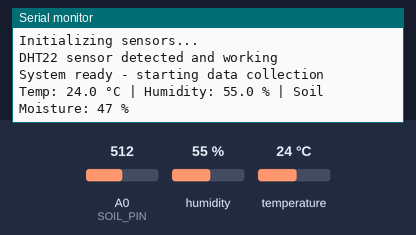
Recording of a program running on a simulated Arduino Mega 2560, built with avr-gcc and run on an emulated ATmega2560. On the bench: the last lines printed to the serial monitor. Inputs (shaded band) come from the test bench; at power-on: humidity 55 %, A0 (SOIL_PIN) = 512, temperature 24 °C.

Above: at 4.3 s.
4.4 s: humidity set to 22 %
At 6.8 s:
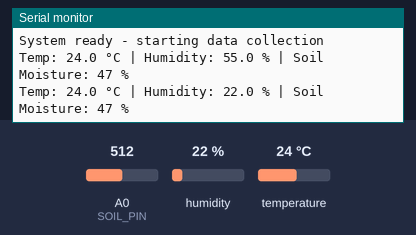
8.2 s: A0 (SOIL_PIN) set to 716
At 10.3 s:
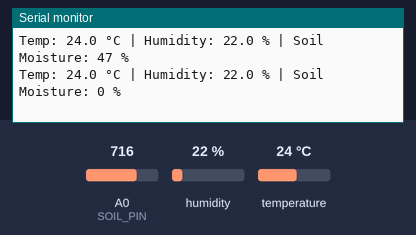
12.0 s: temperature set to 12 °C
At 12.6 s:
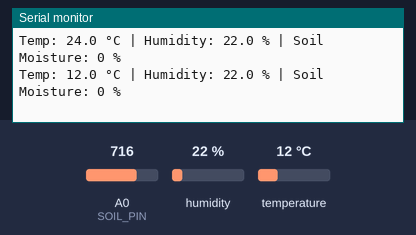
15.8 s: A0 (SOIL_PIN) set to 511
At 19.3 s:
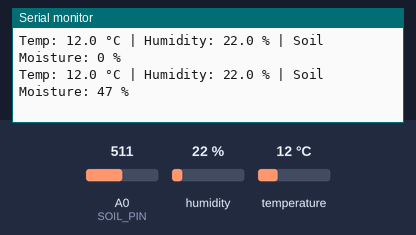
19.6 s: humidity set to 40 %
At 30.9 s:
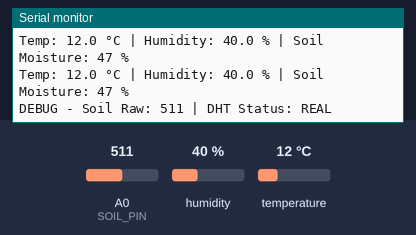
Timing chart, 0 to 32.0 s (numbered marks = the images above; inputs shaded):
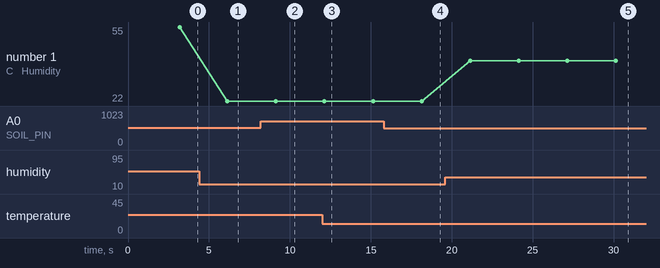

The program:

main.cpp
```cpp
/*
 * DHT22 + Soil Moisture Sensor for IoT Farm Monitoring System
 * Arduino Mega 2560 R3 Compatible
 *
 * Reads DHT22 (temperature & humidity) and soil moisture sensor
 * Sends formatted data to Python bridge via Serial
 *
 * ROBUST VERSION - Works with or without sensors connected
 */

#include <Arduino.h>  // Essential for PlatformIO
#include <DHT.h>      // DHT sensor library

// ----- SENSOR CONFIGURATION -----
#define DHT_PIN 2           // DHT22 data pin
#define DHT_TYPE DHT22      // Use DHT22, not DHT11 (better accuracy)
#define SOIL_PIN A0         // Soil sensor analog pin (A0 is universally available)

// ----- SENSOR OBJECTS -----
DHT dht(DHT_PIN, DHT_TYPE);

// ----- TIMING VARIABLES -----
unsigned long lastReading = 0;
const unsigned long READING_INTERVAL = 3000; // 3 seconds between readings (slower for stability)

// ----- CALIBRATION VALUES -----
const int SOIL_WET = 300;    // Sensor value when soil is wet
const int SOIL_DRY = 700;    // Sensor value when soil is dry

// ----- ERROR HANDLING -----
int dhtErrorCount = 0;
const int MAX_DHT_ERRORS = 5;
bool dhtSensorAvailable = true;
bool systemInitialized = false;

void setup() {
  // Initialize serial communication
  Serial.begin(9600);

  // Wait for serial to be ready
  while (!Serial) {
    delay(10);
  }

  // Initialize DHT sensor
  dht.begin();

  // Longer stabilization time for DHT22
  delay(3000);

  Serial.println("Arduino Farm Monitor Started");
  Serial.println("DHT22 + Soil Moisture Sensor");
  Serial.println("============================");
  Serial.println("Initializing sensors...");

  // Test DHT sensor on startup
  float testTemp = dht.readTemperature();
  float testHum = dht.readHumidity();

  if (isnan(testTemp) || isnan(testHum)) {
    Serial.println("WARNING: DHT22 sensor not detected - using simulation mode");
    dhtSensorAvailable = false;
  } else {
    Serial.println("DHT22 sensor detected and working");
    dhtSensorAvailable = true;
  }

  Serial.println("System ready - starting data collection");
  systemInitialized = true;
}

void loop() {
  unsigned long currentTime = millis();

  // Check if it's time for a new reading
  if (currentTime - lastReading >= READING_INTERVAL) {
    lastReading = currentTime;

    float humidity, temperature;

    // Try to read DHT22 sensor
    if (dhtSensorAvailable) {
      humidity = dht.readHumidity();
      temperature = dht.readTemperature();

      // Check if readings are valid
      if (isnan(humidity) || isnan(temperature)) {
        dhtErrorCount++;

        if (dhtErrorCount >= MAX_DHT_ERRORS) {
          Serial.println("DHT22 sensor failed - switching to simulation mode");
          dhtSensorAvailable = false;
          dhtErrorCount = 0;
        } else {
          Serial.print("DHT read error (");
          Serial.print(dhtErrorCount);
          Serial.print("/");
          Serial.print(MAX_DHT_ERRORS);
          Serial.println(") - retrying...");
          return; // Skip this reading
        }
      } else {
        dhtErrorCount = 0; // Reset error count on successful read
      }
    }

    // Use simulated data if DHT not available
    if (!dhtSensorAvailable) {
      // Generate realistic simulated values
      temperature = 22.0 + (millis() % 100) / 10.0; // 22.0 to 32.0°C
      humidity = 50.0 + (millis() % 300) / 10.0;    // 50.0 to 80.0%
    }

    // Read soil moisture sensor (always works)
    int soilRaw = analogRead(SOIL_PIN);

    // Convert soil reading to percentage (0% = dry, 100% = wet)
    int soilPercent = map(soilRaw, SOIL_DRY, SOIL_WET, 0, 100);
    soilPercent = constrain(soilPercent, 0, 100); // Ensure 0-100% range

    // Output formatted data for Python bridge (EXACT format expected)
    Serial.print("Temp: ");
    Serial.print(temperature, 1); // 1 decimal place
    Serial.print(" °C | Humidity: ");
    Serial.print(humidity, 1);    // 1 decimal place
    Serial.print(" % | Soil Moisture: ");
    Serial.print(soilPercent);
    Serial.print(" %");

    // Add status indicator
    if (!dhtSensorAvailable) {
      Serial.print(" [SIMULATED]");
    }

    Serial.println();

    // Debug info every 10th reading
    static int readingCount = 0;
    readingCount++;
    if (readingCount % 10 == 0) {
      Serial.print("DEBUG - Soil Raw: ");
      Serial.print(soilRaw);
      Serial.print(" | DHT Status: ");
      Serial.println(dhtSensorAvailable ? "REAL" : "SIMULATED");
    }
  }
}

/*
 * WIRING INSTRUCTIONS FOR ARDUINO MEGA 2560:
 *
 * DHT22 Sensor:
 * - Pin 1 (VCC) → Arduino 5V
 * - Pin 2 (DATA) → Arduino Digital Pin 2
 * - Pin 3 (NC) → Not connected
 * - Pin 4 (GND) → Arduino GND
 * - 10kΩ resistor between Pin 1 (VCC) and Pin 2 (DATA)
 *
 * Soil Moisture Sensor:
 * - VCC → Arduino 5V
 * - GND → Arduino GND
 * - A0 → Arduino Analog Pin A0
 *
 * CALIBRATION STEPS:
 * 1. Insert sensor in completely dry soil, note the raw value
 * 2. Insert sensor in wet soil, note the raw value
 * 3. Update SOIL_WET and SOIL_DRY constants above
 *
 * EXPECTED OUTPUT FORMAT:
 * "Temp: 24.5 °C | Humidity: 65.2 % | Soil Moisture: 45 %"
 *
 * This format is parsed by arduino_bridge.py
 */
```

Measured:
- after the input at 4.4 s, the serial monitor: prints a new line after 1.7 s (image 1)
- after the input at 8.2 s, the serial monitor: prints a new line after 0.94 s (image 2)
- after the input at 12.0 s, the serial monitor: prints a new line after 0.14 s (image 3)
- after the input at 15.8 s, the serial monitor: prints a new line after 2.3 s (image 4)
- after the input at 19.6 s, the serial monitor: prints a new line after 1.5 s (image 5)
- plotted number 1: 22 → 40 after the input at 19.6 s
